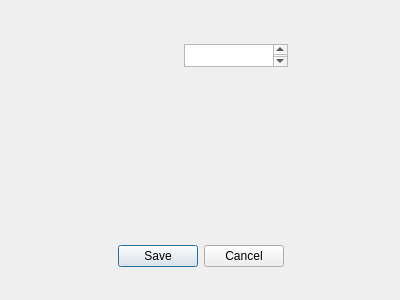
<?xml version="1.0" encoding="UTF-8"?>
<ui version="4.0">
 <class>Dialog</class>
 <widget class="QDialog" name="Dialog">
  <property name="geometry">
   <rect>
    <x>0</x>
    <y>0</y>
    <width>400</width>
    <height>300</height>
   </rect>
  </property>
  <property name="windowTitle">
   <string>TCP Host Config</string>
  </property>
  <widget class="QDialogButtonBox" name="buttonBox">
   <property name="geometry">
    <rect>
     <x>30</x>
     <y>240</y>
     <width>341</width>
     <height>32</height>
    </rect>
   </property>
   <property name="orientation">
    <enum>Qt::Horizontal</enum>
   </property>
   <property name="standardButtons">
    <set>QDialogButtonBox::Cancel|QDialogButtonBox::Save</set>
   </property>
   <property name="centerButtons">
    <bool>true</bool>
   </property>
  </widget>
  <widget class="QTextEdit" name="Host">
   <property name="geometry">
    <rect>
     <x>184</x>
     <y>44</y>
     <width>104</width>
     <height>23</height>
    </rect>
   </property>
  </widget>
 </widget>
 <resources/>
 <connections>
  <connection>
   <sender>buttonBox</sender>
   <signal>accepted()</signal>
   <receiver>Dialog</receiver>
   <slot>accept()</slot>
   <hints>
    <hint type="sourcelabel">
     <x>248</x>
     <y>254</y>
    </hint>
    <hint type="destinationlabel">
     <x>157</x>
     <y>274</y>
    </hint>
   </hints>
  </connection>
  <connection>
   <sender>buttonBox</sender>
   <signal>rejected()</signal>
   <receiver>Dialog</receiver>
   <slot>reject()</slot>
   <hints>
    <hint type="sourcelabel">
     <x>316</x>
     <y>260</y>
    </hint>
    <hint type="destinationlabel">
     <x>286</x>
     <y>274</y>
    </hint>
   </hints>
  </connection>
 </connections>
</ui>
